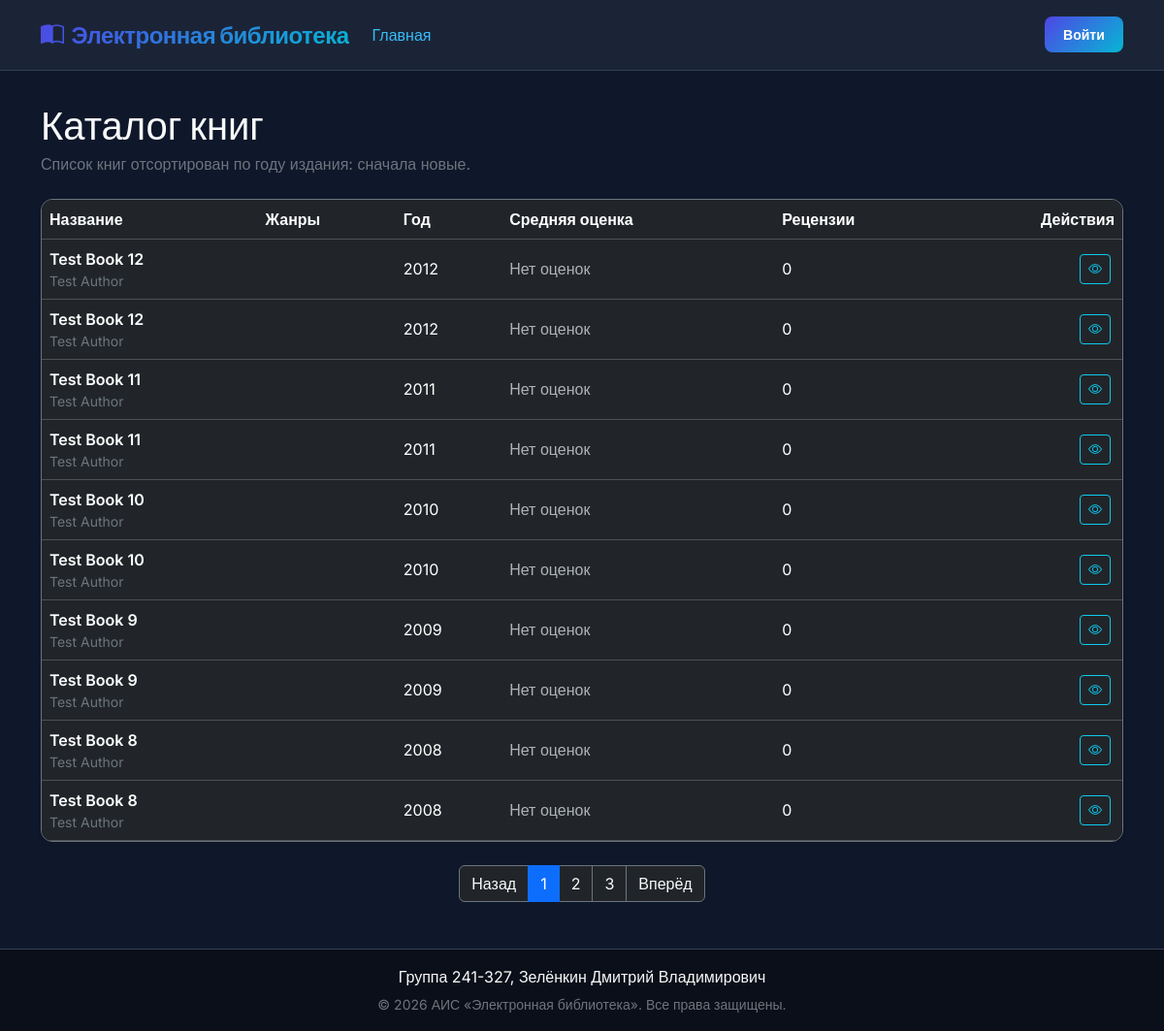
/books, run on the app's committed database.
### models.py (models this page shows)
class Book(db.Model):
    __tablename__ = 'books'
    id = db.Column(db.Integer, primary_key=True)
    title = db.Column(db.String(255), nullable=False)
    description = db.Column(db.Text, nullable=False)
    year = db.Column(db.Integer, nullable=False)
    publisher = db.Column(db.String(255), nullable=False)
    author = db.Column(db.String(255), nullable=False)
    pages = db.Column(db.Integer, nullable=False)
    created_at = db.Column(db.DateTime, nullable=False, server_default=func.now())
    genres = db.relationship('Genre', secondary=book_genre, backref=db.backref('books', lazy='dynamic'))
    cover = db.relationship('Cover', uselist=False, backref='book', cascade='all, delete-orphan')
    reviews = db.relationship('Review', backref='book', lazy=True, cascade='all, delete-orphan')
    def average_rating(self, filter_approved=False):
        query_reviews = [r for r in self.reviews if not filter_approved or (r.status and r.status.name == 'approved')]
        if not query_reviews:
            return 0.0
        return sum(r.rating for r in query_reviews) / len(query_reviews)
    def reviews_count(self, filter_approved=False):
        if filter_approved:
            return sum(1 for r in self.reviews if r.status and r.status.name == 'approved')
        return len(self.reviews)

### books.py (the view)
@books_bp.route('/')
@books_bp.route('/books')
def index():
    query = Book.query.order_by(Book.year.desc())
    page = request.args.get('page', 1, type=int)
    pagination = query.paginate(page=page, per_page=10, error_out=False)
    return render_template(
        'index.html',
        books=pagination.items,
        pagination=pagination
    )

### templates/index.html (shortened to what this page needs)
{% extends 'base.html' %}
{% block content %}
<div class="d-flex justify-content-between align-items-center mb-4">
    <div>
        <h1 class="font-weight-bold mb-1" style="font-family: 'Outfit', sans-serif;">Каталог книг</h1>
        <p class="text-secondary mb-0">Список книг отсортирован по году издания: сначала новые.</p>
    </div>
</div>
{% if books %}
    <div class="card card-custom border border-secondary shadow-sm overflow-hidden">
        <div class="table-responsive">
            <table class="table table-dark table-hover align-middle mb-0">
                <thead>
                    <tr>
                        <th>Название</th>
                        <th>Жанры</th>
                        <th>Год</th>
                        <th>Средняя оценка</th>
                        <th>Рецензии</th>
                        <th class="text-end">Действия</th>
                    </tr>
                </thead>
                <tbody>
                    {% for book in books %}
                        <tr>
                            <td>
                                <div class="fw-semibold">{{ book.title }}</div>
                                <div class="text-secondary small">{{ book.author }}</div>
                            </td>
                            <td>
                            </td>
                            <td>{{ book.year }}</td>
                            <td>
                                {% set rating = book.average_rating(filter_approved=True) %}
                                {% if rating > 0 %}
                                    <span class="text-warning"><i class="bi bi-star-fill me-1"></i>{{ "%.1f"|format(rating) }}</span>
                                {% else %}
                                    <span class="text-muted">Нет оценок</span>
                                {% endif %}
                            </td>
                            <td>{{ book.reviews_count(filter_approved=True) }}</td>
                            <td class="text-end">
                                <a href="{{ url_for('books.view', book_id=book.id) }}" class="btn btn-outline-info btn-sm me-1">
                                    <i class="bi bi-eye"></i>
                                </a>
                            </td>
                        </tr>
                    {% endfor %}
                </tbody>
            </table>
        </div>
    </div>
    {% if pagination.pages > 1 %}
        <nav class="mt-4" aria-label="Пагинация книг">
            <ul class="pagination justify-content-center">
                <li class="page-item {% if not pagination.has_prev %}disabled{% endif %}">
                    <a class="page-link bg-dark border-secondary text-light" href="{% if pagination.has_prev %}{{ url_for('books.index', page=pagination.prev_num) }}{% else %}#{% endif %}">Назад</a>
                </li>
                {% for page_num in pagination.iter_pages(left_edge=1, right_edge=1, left_current=2, right_current=2) %}
                    {% if page_num %}
                        <li class="page-item {% if page_num == pagination.page %}active{% endif %}">
                            <a class="page-link {% if page_num == pagination.page %}bg-primary border-primary text-white{% else %}bg-dark border-secondary text-light{% endif %}" href="{{ url_for('books.index', page=page_num) }}">{{ page_num }}</a>
                        </li>
                    {% else %}
                        <li class="page-item disabled"><span class="page-link bg-dark border-secondary text-light">…</span></li>
                    {% endif %}
                {% endfor %}
                <li class="page-item {% if not pagination.has_next %}disabled{% endif %}">
                    <a class="page-link bg-dark border-secondary text-light" href="{% if pagination.has_next %}{{ url_for('books.index', page=pagination.next_num) }}{% else %}#{% endif %}">Вперёд</a>
                </li>
            </ul>
        </nav>
    {% endif %}
{% else %}
    <div class="card card-custom text-center py-5 border border-secondary">
        <i class="bi bi-book" style="font-size: 3rem;"></i>
        <h4 class="mt-3 text-light">Книги не найдены</h4>
        <p class="text-secondary mb-0">Добавьте новую книгу.</p>
    </div>
{% endif %}
{% endblock %}

### static/styles.css (style rules this page uses)
:root { --primary: #0a3d62; --accent: #00d1b2; --primary-gradient: linear-gradient(135deg, var(--primary), var(--accent)); --bg-color: #0b133e; --card-bg: #15204d; --border-color: #283e6c; --text-main: #f8fafc; --text-muted: #a0b5d8; }
body { background-color: var(--bg-color); color: var(--text-main); }
.card-custom { background-color: var(--card-bg); border: 1px solid var(--border-color); }

### templates/base.html (style rules this page uses)
:root { --primary-gradient: linear-gradient(135deg, #4f46e5, #06b6d4); --bg-color: #0f172a; --card-bg: #1e293b; --border-color: #334155; --text-main: #f8fafc; --text-muted: #94a3b8; }
body { font-family: 'Inter', sans-serif; background-color: var(--bg-color); color: var(--text-main); display: flex; flex-direction: column; min-height: 100vh; }
.card-custom { background-color: var(--card-bg); border: 1px solid var(--border-color); border-radius: 12px; overflow: hidden; transition: all 0.3s cubic-bezier(0.4, 0, 0.2, 1); }

### data on the page
Book: title "Test Book 12", author "Test Author", year "2012", reviews_count "0"
Book: title "Test Book 12", author "Test Author", year "2012", reviews_count "0"
Book: title "Test Book 11", author "Test Author", year "2011", reviews_count "0"
Book: title "Test Book 11", author "Test Author", year "2011", reviews_count "0"
Book: title "Test Book 10", author "Test Author", year "2010", reviews_count "0"
Book: title "Test Book 10", author "Test Author", year "2010", reviews_count "0"
Book: title "Test Book 9", author "Test Author", year "2009", reviews_count "0"
Book: title "Test Book 9", author "Test Author", year "2009", reviews_count "0"
Book: title "Test Book 8", author "Test Author", year "2008", reviews_count "0"
Book: title "Test Book 8", author "Test Author", year "2008", reviews_count "0"

### other printed values
{{ page_num }} "1" "2" "3"
